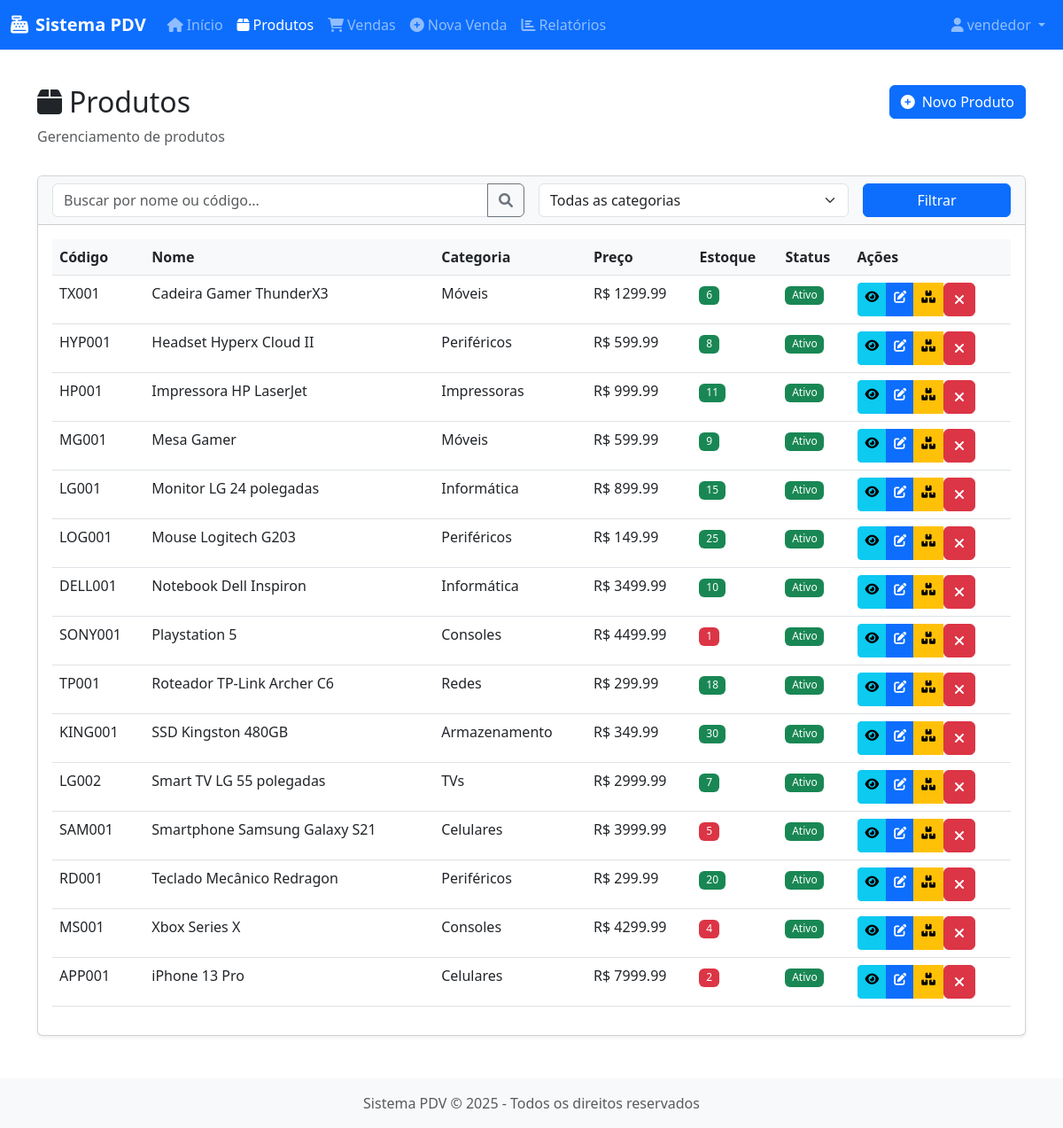
/products (signed in), run on the app's committed database.
### app/models/user.py (models this page shows, shortened)
class User(UserMixin, db.Model):
    __tablename__ = 'users'
    id = db.Column(db.Integer, primary_key=True)
    username = db.Column(db.String(64), unique=True, index=True, nullable=False)
    email = db.Column(db.String(120), unique=True, index=True, nullable=False)
    password_hash = db.Column(db.String(128), nullable=False)
    role = db.Column(db.String(20), default='vendedor')  # 'admin' ou 'vendedor'
    created_at = db.Column(db.DateTime, default=datetime.utcnow)
    last_login = db.Column(db.DateTime, nullable=True)
    active = db.Column(db.Boolean, default=True)
    sales = db.relationship('Sale', backref='seller', lazy='dynamic')
    def is_admin(self):
        return self.role == 'admin'

### app/models/product.py (models this page shows, shortened)
class Product(db.Model):
    __tablename__ = 'products'
    id = db.Column(db.Integer, primary_key=True)
    name = db.Column(db.String(100), nullable=False)
    code = db.Column(db.String(50), unique=True, nullable=False)
    description = db.Column(db.Text, nullable=True)
    price = db.Column(db.Float, nullable=False)
    stock_quantity = db.Column(db.Integer, default=0)
    min_stock = db.Column(db.Integer, default=5)  # Estoque mínimo
    category = db.Column(db.String(50), nullable=True)
    image_path = db.Column(db.String(255), nullable=True)
    created_at = db.Column(db.DateTime, default=datetime.utcnow)
    updated_at = db.Column(db.DateTime, default=datetime.utcnow, onupdate=datetime.utcnow)
    active = db.Column(db.Boolean, default=True)
    sale_items = db.relationship('SaleItem', backref='product', lazy='dynamic')
    stock_movements = db.relationship('StockMovement', backref='product', lazy='dynamic')
    def is_low_stock(self):
        return self.stock_quantity <= self.min_stock

### app/routes/products.py (the view)
@products.route('/products')
@login_required
def index():
    search = request.args.get('search', '')
    category = request.args.get('category', '')
    query = Product.query
    if search:
        query = query.filter(
            (Product.name.ilike(f'%{search}%')) |
            (Product.code.ilike(f'%{search}%'))
        )
    if category:
        query = query.filter(Product.category == category)
    products_list = query.order_by(Product.name).all()
    categories = db.session.query(Product.category).distinct().all()
    categories = [cat[0] for cat in categories if cat[0]]
    return render_template('products/index.html',
                          products=products_list,
                          search=search,
                          category=category,
                          categories=categories)

### app/__init__.py (called while the page is built)
def create_app(config_class=Config):
    app = Flask(__name__)
    app.config.from_object(config_class)
    db.init_app(app)
    migrate.init_app(app, db)
    login_manager.init_app(app)
    from app.routes.auth import auth as auth_blueprint
    app.register_blueprint(auth_blueprint)
    from app.routes.main import main as main_blueprint
    app.register_blueprint(main_blueprint)
    from app.routes.products import products as products_blueprint
    app.register_blueprint(products_blueprint)
    from app.routes.sales import sales as sales_blueprint
    app.register_blueprint(sales_blueprint)
    from app.routes.reports import reports as reports_blueprint
    app.register_blueprint(reports_blueprint)
    @app.context_processor
    def inject_now():
        return {'now': datetime.utcnow()}
    with app.app_context():
        db.create_all()
    return app

### app/models/user.py (called while the page is built)
@login_manager.user_loader
def load_user(user_id):
    return User.query.get(int(user_id))

### app/templates/products/index.html (shortened to what this page needs)
{% extends "base.html" %}
{% block content %}
<div class="row mb-3">
    <div class="col">
        <h2><i class="fas fa-box me-2"></i>Produtos</h2>
        <p class="text-muted">Gerenciamento de produtos</p>
    </div>
    <div class="col-auto">
        <a href="{{ url_for('products.create') }}" class="btn btn-primary">
            <i class="fas fa-plus-circle me-2"></i>Novo Produto
        </a>
    </div>
</div>
<div class="card mb-4">
    <div class="card-header bg-light">
        <form method="GET" action="{{ url_for('products.index') }}" class="row g-3">
            <div class="col-md-6">
                <div class="input-group">
                    <input type="text" name="search" class="form-control" placeholder="Buscar por nome ou código..." value="{{ search }}">
                    <button class="btn btn-outline-secondary" type="submit">
                        <i class="fas fa-search"></i>
                    </button>
                </div>
            </div>
            <div class="col-md-4">
                <select name="category" class="form-select">
                    <option value="">Todas as categorias</option>
                </select>
            </div>
            <div class="col-md-2">
                <button type="submit" class="btn btn-primary w-100">Filtrar</button>
            </div>
        </form>
    </div>
    <div class="card-body">
        {% if products %}
        <div class="table-responsive">
            <table class="table table-hover">
                <thead>
                    <tr>
                        <th>Código</th>
                        <th>Nome</th>
                        <th>Categoria</th>
                        <th>Preço</th>
                        <th>Estoque</th>
                        <th>Status</th>
                        <th>Ações</th>
                    </tr>
                </thead>
                <tbody>
                    {% for product in products %}
                    <tr>
                        <td>{{ product.code }}</td>
                        <td>{{ product.name }}</td>
                        <td>{{ product.category or '-' }}</td>
                        <td>R$ {{ "%.2f"|format(product.price) }}</td>
                        <td>
                            {% if product.is_low_stock() %}
                            <span class="badge bg-danger">{{ product.stock_quantity }}</span>
                            {% else %}
                            <span class="badge bg-success">{{ product.stock_quantity }}</span>
                            {% endif %}
                        </td>
                        <td>
                            {% if product.active %}
                            <span class="badge bg-success">Ativo</span>
                            {% else %}
                            <span class="badge bg-danger">Inativo</span>
                            {% endif %}
                        </td>
                        <td>
                            <div class="btn-group btn-group-sm">
                                <a href="{{ url_for('products.show', product_id=product.id) }}" class="btn btn-info" title="Detalhes">
                                    <i class="fas fa-eye"></i>
                                </a>
                                <a href="{{ url_for('products.edit', product_id=product.id) }}" class="btn btn-primary" title="Editar">
                                    <i class="fas fa-edit"></i>
                                </a>
                                <a href="{{ url_for('products.update_stock', product_id=product.id) }}" class="btn btn-warning" title="Atualizar Estoque">
                                    <i class="fas fa-boxes"></i>
                                </a>
                                <form action="{{ url_for('products.toggle', product_id=product.id) }}" method="POST" class="d-inline">
                                    <button type="submit" class="btn btn-{{ 'danger' if product.active else 'success' }}" title="{{ 'Desativar' if product.active else 'Ativar' }}" onclick="return confirm('Tem certeza que deseja {{ 'desativar' if product.active else 'ativar' }} este produto?')">
                                        <i class="fas fa-{{ 'times' if product.active else 'check' }}"></i>
                                    </button>
                                </form>
                            </div>
                        </td>
                    </tr>
                    {% endfor %}
                </tbody>
            </table>
        </div>
        {% else %}
        <div class="alert alert-info">
            <i class="fas fa-info-circle me-2"></i>Nenhum produto encontrado.
        </div>
        {% endif %}
    </div>
</div>
{% endblock %}

### app/templates/base.html (shortened to what this page needs)
<!DOCTYPE html>
<html lang="pt-br">
<head>
    <link href="https://cdn.jsdelivr.net/npm/bootstrap@5.3.0-alpha1/dist/css/bootstrap.min.css" rel="stylesheet">
    <link rel="stylesheet" href="https://cdnjs.cloudflare.com/ajax/libs/font-awesome/6.0.0/css/all.min.css">
    <link rel="stylesheet" href="{{ url_for('static', filename='css/style.css') }}">
</head>
<body>
    {% if current_user.is_authenticated %}
    <nav class="navbar navbar-expand-lg navbar-dark bg-primary">
        <div class="container-fluid">
            <a class="navbar-brand" href="{{ url_for('main.index') }}">
                <i class="fas fa-cash-register me-2"></i>Sistema PDV
            </a>
            <div class="collapse navbar-collapse" id="navbarNav">
                <ul class="navbar-nav me-auto">
                    <li class="nav-item">
                        <a class="nav-link" href="{{ url_for('main.index') }}">
                            <i class="fas fa-home me-1"></i>Início
                        </a>
                    </li>
                    <li class="nav-item">
                        <a class="nav-link" href="{{ url_for('products.index') }}">
                            <i class="fas fa-box me-1"></i>Produtos
                        </a>
                    </li>
                    <li class="nav-item">
                        <a class="nav-link" href="{{ url_for('sales.index') }}">
                            <i class="fas fa-shopping-cart me-1"></i>Vendas
                        </a>
                    </li>
                    <li class="nav-item">
                        <a class="nav-link" href="{{ url_for('sales.new') }}">
                            <i class="fas fa-plus-circle me-1"></i>Nova Venda
                        </a>
                    </li>
                    <li class="nav-item">
                        <a class="nav-link" href="{{ url_for('reports.index') }}">
                            <i class="fas fa-chart-bar me-1"></i>Relatórios
                        </a>
                    </li>
                </ul>
                <ul class="navbar-nav">
                    <li class="nav-item dropdown">
                        <a class="nav-link dropdown-toggle" href="#" id="userDropdown" role="button" data-bs-toggle="dropdown">
                            <i class="fas fa-user me-1"></i>{{ current_user.username }}
                        </a>
                    </li>
                </ul>
            </div>
        </div>
    </nav>
    {% endif %}
    <main class="container py-4">
        {% block content %}{% endblock %}
    </main>
    <footer class="footer mt-auto py-3 bg-light">
        <div class="container text-center">
            <span class="text-muted">Sistema PDV &copy; {{ now.year }} - Todos os direitos reservados</span>
        </div>
    </footer>
</body>
</html>

### app/static/css/style.css (style rules this page uses)
body { min-height: 100vh; display: flex; flex-direction: column; }
main { flex: 1; }
.navbar-brand { font-weight: bold; }
.card { box-shadow: 0 0.125rem 0.25rem rgba(0, 0, 0, 0.075); margin-bottom: 1.5rem; }
.card-header { font-weight: 500; }
.table th { background-color: #f8f9fa; }
.badge { font-weight: 500; }

### data on the page
User: username "vendedor"
Product: code "TX001", name "Cadeira Gamer ThunderX3", category "Móveis", price "1299.99", stock_quantity "6", active "Ativo"
Product: code "HYP001", name "Headset Hyperx Cloud II", category "Periféricos", price "599.99", stock_quantity "8", active "Ativo"
Product: code "HP001", name "Impressora HP LaserJet", category "Impressoras", price "999.99", stock_quantity "11", active "Ativo"
Product: code "MG001", name "Mesa Gamer", category "Móveis", price "599.99", stock_quantity "9", active "Ativo"
Product: code "LG001", name "Monitor LG 24 polegadas", category "Informática", price "899.99", stock_quantity "15", active "Ativo"
Product: code "LOG001", name "Mouse Logitech G203", category "Periféricos", price "149.99", stock_quantity "25", active "Ativo"
Product: code "DELL001", name "Notebook Dell Inspiron", category "Informática", price "3499.99", stock_quantity "10", active "Ativo"
Product: code "SONY001", name "Playstation 5", category "Consoles", price "4499.99", stock_quantity "1", active "Ativo"
Product: code "TP001", name "Roteador TP-Link Archer C6", category "Redes", price "299.99", stock_quantity "18", active "Ativo"
Product: code "KING001", name "SSD Kingston 480GB", category "Armazenamento", price "349.99", stock_quantity "30", active "Ativo"
Product: code "LG002", name "Smart TV LG 55 polegadas", category "TVs", price "2999.99", stock_quantity "7", active "Ativo"
Product: code "SAM001", name "Smartphone Samsung Galaxy S21", category "Celulares", price "3999.99", stock_quantity "5", active "Ativo"
Product: code "RD001", name "Teclado Mecânico Redragon", category "Periféricos", price "299.99", stock_quantity "20", active "Ativo"
Product: code "MS001", name "Xbox Series X", category "Consoles", price "4299.99", stock_quantity "4", active "Ativo"
Product: code "APP001", name "iPhone 13 Pro", category "Celulares", price "7999.99", stock_quantity "2", active "Ativo"
